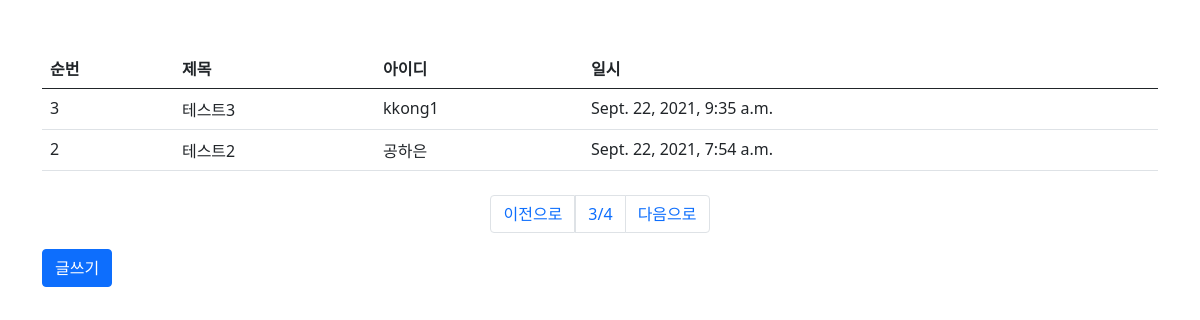
The app's page /board/list/?p=3 with its own data.
### board/models.py (models this page shows, shortened)
class Board(models.Model):
    title=models.CharField(
        max_length=128,
        verbose_name="제목"
    )
    contents=models.TextField(verbose_name="내용")
    writer=models.ForeignKey(
        'fcuser.Fcuser',
        verbose_name='작성자',
        on_delete=models.CASCADE
    )
    tags=models.ManyToManyField('tag.Tag',verbose_name="태그")
    registered_dttn=models.DateTimeField(
        auto_now_add=True,
        verbose_name='등록시간'
    )
    class Meta:
        db_table="fastcampus_board"
        verbose_name="패스크 캠퍼스 게시글"
        verbose_name_plural='패스크 캠퍼스 게시글'

### fcuser/models.py (models this page shows)
class Fcuser(models.Model):
    username=models.CharField(max_length=32
                            ,verbose_name='사용자명')
    useremail=models.EmailField(max_length=128
                            ,verbose_name='사용자 이메일'
                            ,null=True)
    password=models.CharField(max_length=64
                                ,verbose_name='비밀번호')
    registered_dttm=models.DateTimeField(auto_now_add=True
                                ,verbose_name='등록시간')
    def __str__(self):
        return self.username
    class Meta:
        db_table='fastcampus_fcuser'  #테이블명을 지정
        verbose_name='패스크캠퍼스 사용자'
        verbose_name_plural='패스크캠퍼스 사용자'

### board/views.py (the view)
# urls.py: path('list/',views.board_list),
def board_list(request):
    all_boards=Board.objects.all().order_by('-id')
    page=int(request.GET.get('p',1))
    paginator=Paginator(all_boards,2)
    boards=paginator.get_page(page)
    return render(request,'board_list.html',{'boards':boards})

### board/templates/board_list.html (shortened to what this page needs)
{% extends "base.html" %}
{% block contents %}
<div class="row mt-5">
    <div class="col-12">
        <table class="table">
            <thead>
            <tr>
                <th>순번</th>
                <th>제목</th>
                <th>아이디</th>
                <th>일시</th>
            </tr>
            </thead>
            <tbody>
            {% for board in boards %}
            <tr onclick="location.href='/board/detail/{{board.id}}/'">
                <td>{{board.id}}</td>
                <td>{{board.title}}</td>
                <td>{{board.writer}}</td>
                <td>{{board.registered_dttn}}</td>
            </tr>
            {% endfor %}
            </tbody>
        </table>
    </div>
</div>
<div class="row mt-2">
    <div class="col-12">
        <ul class="pagination justify-content-center">
            {% if boards.has_previous %}
                <li class="page-item">
                    <a class="page-link" href="?p={{boards.previous_page_number}}">이전으로</a>
                </li>
            {% else %}
                <li class="page-item disabled">
                    <a class="page-link" href="#">이전으로</a>
                </li>
            {% endif %}
            <li>
                <a class="page-link" href="#">{{boards.number}}/{{boards.paginator.num_pages}}</a>
            </li>
            {% if boards.has_next %}
                <li class="page-item">
                    <a class="page-link" href="?p={{boards.next_page_number}}">다음으로</a>
                </li>
            {% else %}
                <li class="page-item disabled">
                    <a class="page-link" href="#">다음으로</a>
                </li>
            {% endif %}
        </ul>
    </div>
</div>
<div class="row">
    <div class="col-12">
        <button class="btn btn-primary" onclick="location.href='/board/write/'">글쓰기</button>
    </div>
</div>
{% endblock %}

### records on screen
Board: id "3", title "테스트3", writer "kkong1", registered_dttn "Sept. 22, 2021, 9:35 a.m."
Board: id "2", title "테스트2", writer "공하은", registered_dttn "Sept. 22, 2021, 7:54 a.m."

### other values on screen
{{ boards.number }} "3"
{{ boards.paginator.num_pages }} "4"
